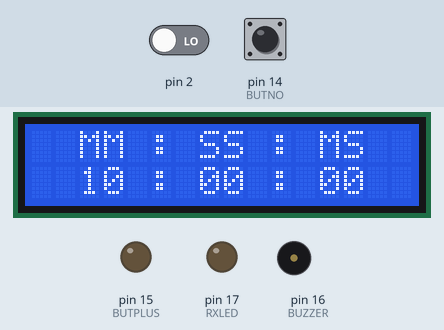
This sketch was run on a simulated Arduino Uno, built with avr-gcc and run on an emulated ATmega328P. Shown: 16×2 character LCD, output pins drawn as LEDs (lit = HIGH), buzzer (waves = sounding, pin HIGH). The test bench sets the inputs (shaded band); at power-on: pin 14 (BUTNO) HIGH, pin 2 LOW.

Above: at 2.7 s.
2.8 s: pin 14 (BUTNO) pulled LOW for 0.15 s
At 2.95 s:
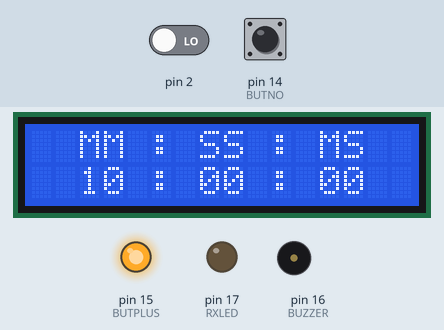
3.5 s: pin 14 (BUTNO) pulled LOW for 3.2 s
At 4.62 s:
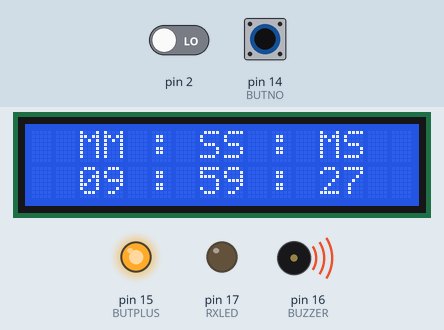
Timing chart, 0 to 6.5 s (numbered marks = the images above; inputs shaded):
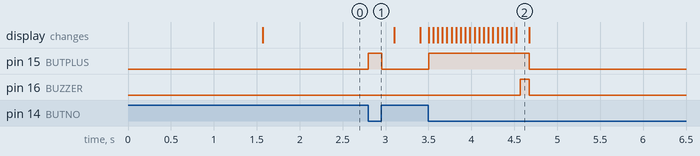

Measured:
- after the input at 2.8 s, pin 15 (BUTPLUS): LOW → HIGH at once, → LOW 0.16 s later
- after the input at 3.5 s, pin 15 (BUTPLUS): LOW → HIGH at once, → LOW 1.2 s later; pin 16 (BUZZER): LOW → HIGH after 1.1 s, → LOW 0.10 s later

The sketch:

MAIN_CODE_old.ino
```cpp
int RXLED = 17;  // The RX LED has a defined Arduino pin;
int BUZZER = 16;  // BUZZER ;
int LCDRW = 4;  // LCD display 'RW' pin;
int BUTPLUS = 15;  // BUTTON (LED light (+));
int BUTNO = 14;  // BUTTON (NO connection);
#include <LiquidCrystal.h>
LiquidCrystal LCD(3, 5, 6, 7, 8, 9);  // (RS, E, D4, D5, D6, D7) LCD display pins;
signed short minutes = 10, seconds = 0, milliseconds = 0;  // Set time for Countdown timer;
char timeline[16];  // Display timer
int count = 0;  // for button to check how long button is pressed;
boolean action = true; // for button and "count";
boolean started = false;  // Setting settings to start or not start countdown timer.
volatile int output = LOW; // Interrupt pin changes state
int timeint = 10;  // ms for time (default value = 10)
unsigned long current_time = 0;  // time
unsigned long next_update = 0;  // time
//////////////////////////////////////////////////////////////////////////////////////////////////////////////////////////////////////
void setup(){
   pinMode(RXLED, OUTPUT);  // Set RX LED as an output  // TX LED is set as an output behind the scenes;
   pinMode(BUZZER, OUTPUT);  // BUZZER
   pinMode(LCDRW, OUTPUT);  // LCD display 'RW' pin
   pinMode(BUTPLUS, OUTPUT); digitalWrite(BUTPLUS, LOW); //  BUTTON (LED light (+)) // BUTTON LED is turned off (LOW);
   pinMode(BUTNO, INPUT_PULLUP);  // BUTTON (NO connection) << PUSH BUTTON >>
   attachInterrupt(digitalPinToInterrupt(2), Interrupt, RISING); // trigger when the pin goes from low to high,
   LCD.begin(16,2); // LCD DISPLAY TEXT
   LCD.setCursor(1,0); LCD.print("FUSSBALL TIMER");
   LCD.setCursor(3,1); LCD.print("LOADING...");
   delay(1500); LCD.clear();
}
//////////////////////////////////////////////////////////////////////////////////////////////////////////////////////////////////////
void display_timer() {
  LCD.setCursor(2, 1);
  sprintf(timeline, "%0.2d : %0.2d : %0.2d", minutes, seconds, milliseconds);
  LCD.print(timeline);
  LCD.setCursor(2, 0); LCD.print("MM : SS : MS");
}
//////////////////////////////////////////////////////////////////////////////////////////////////////////////////////////////////////
void shortPress()
{
  started = !started;
}
//////////////////////////////////////////////////////////////////////////////////////////////////////////////////////////////////////
void longPress()
{
  reset_timer();
}
//////////////////////////////////////////////////////////////////////////////////////////////////////////////////////////////////////
void reset_timer() {
  started = false;
  minutes = 10;
  seconds = 0;
  milliseconds = 0;
  buzz(100);  // ms
}
//////////////////////////////////////////////////////////////////////////////////////////////////////////////////////////////////////
void tmer() {
  display_timer();
  if (started) {
    update_timer();
  }
}
//////////////////////////////////////////////////////////////////////////////////////////////////////////////////////////////////////
void Interrupt() {
    if (count>=1) { }   // Count 1 * 50 = 50ms
}
//////////////////////////////////////////////////////////////////////////////////////////////////////////////////////////////////////
void buzz(int duration) { // duration = ms
  digitalWrite(BUTPLUS, HIGH); // ON - Button yellow LED
  digitalWrite(BUZZER, HIGH);  // ON - buzzer
  delay(duration);
  digitalWrite(BUZZER, LOW);  // OFF - buzzer
  digitalWrite(BUTPLUS, LOW); // OFF - Button yellow led
}
//////////////////////////////////////////////////////////////////////////////////////////////////////////////////////////////////////
void update_timer() {
  if (minutes == 5 && seconds == 0 && milliseconds == 0) {buzz(70);}
  if (minutes == 3 && seconds == 0 && milliseconds == 0) {buzz(90);}
  if (minutes == 1 && seconds == 0 && milliseconds == 0) {buzz(150);}
  if (minutes == 0 && seconds == 30 && milliseconds == 0) {buzz(200);}
  if (minutes == 0 && seconds <= 10 && milliseconds == 0) {buzz(200);}

  if (minutes == 00 && seconds == 00 && milliseconds == 00) {
    started = false;
    buzz(1000);
    return;
    }

  milliseconds --;

  if (minutes != 00 && seconds == 0 && milliseconds == -1)
  {
    seconds = 59;
    milliseconds = 99;
    minutes --;
  }
  else if (seconds != 0 && milliseconds == -1)
  {
    milliseconds = 99;
    seconds --;
  }
}
//////////////////////////////////////////////////////////////////////////////////////////////////////////////////////////////////////
void check_press(){
   if (digitalRead(BUTNO) == LOW && action)
   {
    digitalWrite(BUTPLUS, HIGH);  // ON - Button yellow LED
     count+=1;
     delay(50); // ms
   }
   if (digitalRead(BUTNO) == HIGH){
    digitalWrite(BUTPLUS, LOW); // OFF - Button yellow LED
    }
   if (count>=20 && action) {   // Count 20 * 50 = 1000ms (1s)
      longPress();
      count=0;
      action=false;
    }
   if (count>=2 && digitalRead(BUTNO) == HIGH && action) {   // Count 2 * 50 = 100ms
      shortPress();
      count=0;
      action=false;
    }
   if (digitalRead(BUTNO) == HIGH) {
      count=0;
      action=true;
    }
}
//////////////////////////////////////////////////////////////////////////////////////////////////////////////////////////////////////
void loop(){
  current_time = millis();
  if (current_time >= next_update) {
    tmer();
    next_update = current_time + timeint;
  }
  check_press();
}
```
